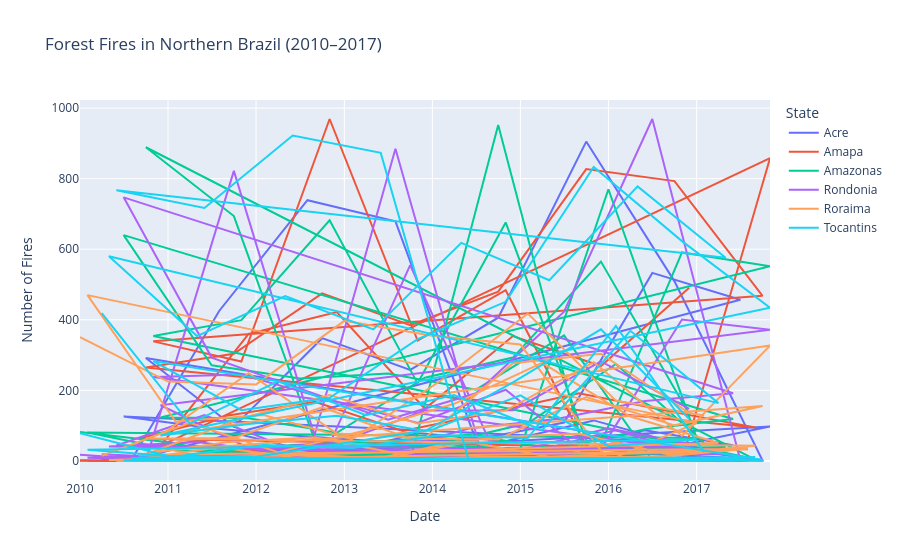

Here is the notebook cell this chart was saved with:
### Markdown cell above
### Task 02C.2 — Comparing Multiple States *(3 pts)*

One state is interesting, but comparison reveals the bigger picture. Using your `north_recent` dataframe (Task 02B.3), create a line plot comparing fire trends across all north region states.

Requirements:
- Chart type: **line**
- x-axis: `'date'`
- y-axis: `'number'`
- **Color** encoding: `'state'`
- A title and axis labels

Assign to `fig2` and display it.

### Code cell
fig2 = px.line(
    north_recent,
    x='date',
    y='number',
    color='state',
    title='Forest Fires in Northern Brazil (2010–2017)',
    labels={'number': 'Number of Fires', 'date': 'Date', 'state': 'State'}
)
fig2.show()
